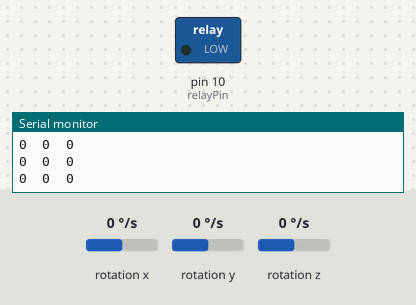
Recording of a sketch running on a simulated Arduino Uno, built with avr-gcc and run on an emulated ATmega328P. Parts: switched loads named in the sketch (green lamp = pin HIGH), the last lines printed to the serial monitor. Wiring (inferred from the names in the program): ITG-3200 gyroscope at I2C address 0x69. Inputs (shaded band) come from the test bench; at power-on: rotation x 0 °/s, rotation y 0 °/s, rotation z 0 °/s.

Above: at 1.2 s.
1.3 s: rotation x set to 12 °/s
2.8 s: rotation x set to 15 °/s
At 3.11 s:
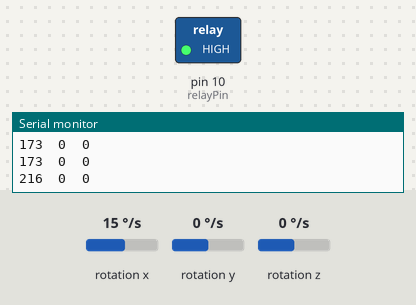
5.8 s: rotation y set to -2 °/s
8.8 s: rotation x set to -192 °/s
10.3 s: rotation x set to 100 °/s
At 10.65 s:
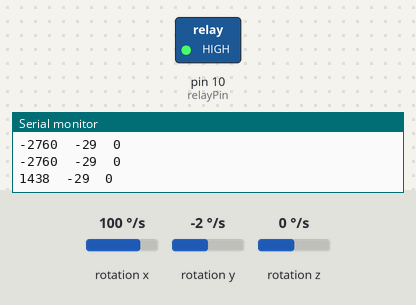
Timing chart, 0 to 14.3 s (numbered marks = the images above; inputs shaded):
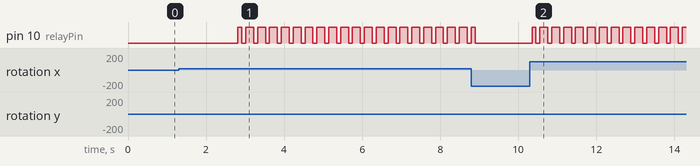

Measured:
- the behaviour switches between 13 and 14 °/s on rotation x (found by bisection; images 0 and 1)
- after the input at 2.8 s, pin 10 (relayPin): LOW → HIGH at once, then repeats every 0.30 s: LOW 0.10 s, HIGH 0.20 s
- after the input at 10.3 s, pin 10 (relayPin): LOW → HIGH after 0.06 s, then repeats every 0.30 s: LOW 0.10 s, HIGH 0.20 s

The sketch:

Sketch_Gyro_Relay.ino
```cpp
//The Wire library is used for I2C communication
#include <Wire.h>
//This is a list of registers in the ITG-3200. Registers are parameters that determine how the sensor will behave, or they can hold data that represent the
//sensors current status.
//To learn more about the registers on the ITG-3200, download and read the datasheet.
char WHO_AM_I = 0x00;
char SMPLRT_DIV= 0x15;
char DLPF_FS = 0x16;
char GYRO_XOUT_H = 0x1D;
char GYRO_XOUT_L = 0x1E;
char GYRO_YOUT_H = 0x1F;
char GYRO_YOUT_L = 0x20;
char GYRO_ZOUT_H = 0x21;
char GYRO_ZOUT_L = 0x22;

//This is a list of settings that can be loaded into the registers.
//DLPF, Full Scale Register Bits
//FS_SEL must be set to 3 for proper operation
//Set DLPF_CFG to 3 for 1kHz Fint and 42 Hz Low Pass Filter
char DLPF_CFG_0 = 1<<0;
char DLPF_CFG_1 = 1<<1;
char DLPF_CFG_2 = 1<<2;
char DLPF_FS_SEL_0 = 1<<3;
char DLPF_FS_SEL_1 = 1<<4;

//I2C devices each have an address. The address is defined in the datasheet for the device. The ITG-3200 breakout board can have different address depending on how
//the jumper on top of the board is configured. By default, the jumper is connected to the VDD pin. When the jumper is connected to the VDD pin the I2C address
//is 0x69.
char itgAddress = 0x69;
int relayPin = 10;
//In the setup section of the sketch the serial port will be configured, the i2c communication will be initialized, and the itg-3200 will be configured.
void setup()
{
  //Create a serial connection using a 9600bps baud rate.
  Serial.begin(9600);
  pinMode(relayPin, OUTPUT);
  //Initialize the I2C communication. This will set the Arduino up as the 'Master' device.
  Wire.begin();

  //Read the WHO_AM_I register and print the result
  char id=0;
  id = itgRead(itgAddress, 0x00);
  Serial.print("ID: ");
  Serial.println(id, HEX);

  //Configure the gyroscope
  //Set the gyroscope scale for the outputs to +/-2000 degrees per second
  itgWrite(itgAddress, DLPF_FS, (DLPF_FS_SEL_0|DLPF_FS_SEL_1|DLPF_CFG_0));
  //Set the sample rate to 100 hz
  itgWrite(itgAddress, SMPLRT_DIV, 9);
 int  x = readX();
 int  y = readY();
}
int x = 0;
int y = 0;
boolean isTilted = false;
//The loop section of the sketch will read the X,Y and Z output rates from the gyroscope and output them in the Serial Terminal
void loop()
{
  //Create variables to hold the output rates.
  int CurrentxRate, CurrentyRate, CurrentzRate;
  //Read the x,y and z output rates from the gyroscope.
  CurrentxRate = readX();
  CurrentyRate = readY();
  CurrentzRate = readZ();
  //Print the output rates to the terminal, seperated by a TAB character.
  if(CurrentxRate >= x + 200 || CurrentyRate >= y+200 || CurrentyRate < x - 200 ){
    isTilted = true;
    digitalWrite(relayPin, HIGH);
    delay(100);
    digitalWrite(relayPin, LOW);
    delay(100);
    digitalWrite(relayPin, HIGH);
  }
  else {
    digitalWrite(relayPin, LOW);
  }
  Serial.print(CurrentxRate);
  Serial.print('\t');
  Serial.print(CurrentyRate);
  Serial.print('\t');
  Serial.println(CurrentzRate);
  //Wait 10ms before reading the values again. (Remember, the output rate was set to 100hz and 1reading per 10ms = 100hz.)
  delay(100);
}

//This function will write a value to a register on the itg-3200.
//Parameters:
// char address: The I2C address of the sensor. For the ITG-3200 breakout the address is 0x69.
// char registerAddress: The address of the register on the sensor that should be written to.
// char data: The value to be written to the specified register.
void itgWrite(char address, char registerAddress, char data)
{
  //Initiate a communication sequence with the desired i2c device
  Wire.beginTransmission(address);
  //Tell the I2C address which register we are writing to
  Wire.write(registerAddress);
  //Send the value to write to the specified register
  Wire.write(data);
  //End the communication sequence
  Wire.endTransmission();
}

//This function will read the data from a specified register on the ITG-3200 and return the value.
//Parameters:
// char address: The I2C address of the sensor. For the ITG-3200 breakout the address is 0x69.
// char registerAddress: The address of the register on the sensor that should be read
//Return:
// unsigned char: The value currently residing in the specified register
unsigned char itgRead(char address, char registerAddress)
{
  //This variable will hold the contents read from the i2c device.
  unsigned char data=0;

  //Send the register address to be read.
  Wire.beginTransmission(address);
  //Send the Register Address
  Wire.write(registerAddress);
  //End the communication sequence.
  Wire.endTransmission();

  //Ask the I2C device for data
  Wire.beginTransmission(address);
  Wire.requestFrom(address, 1);

  //Wait for a response from the I2C device
  if(Wire.available()){
    //Save the data sent from the I2C device
    data = Wire.read();
  }
  //End the communication sequence.
  Wire.endTransmission();

  //Return the data read during the operation
  return data;
}

//This function is used to read the X-Axis rate of the gyroscope. The function returns the ADC value from the Gyroscope
//NOTE: This value is NOT in degrees per second.
//Usage: int xRate = readX();
int readX(void){
  int data=0;
  data = itgRead(itgAddress, GYRO_XOUT_H)<<8;
  data |= itgRead(itgAddress, GYRO_XOUT_L);

  return data;
}

//This function is used to read the Y-Axis rate of the gyroscope. The function returns the ADC value from the Gyroscope
//NOTE: This value is NOT in degrees per second.
//Usage: int yRate = readY();
int readY(void){
  int data=0;
  data = itgRead(itgAddress, GYRO_YOUT_H)<<8;
  data |= itgRead(itgAddress, GYRO_YOUT_L);

  return data;
}

//This function is used to read the Z-Axis rate of the gyroscope. The function returns the ADC value from the Gyroscope
//NOTE: This value is NOT in degrees per second.
//Usage: int zRate = readZ();
int readZ(void){
  int data=0;
  data = itgRead(itgAddress, GYRO_ZOUT_H)<<8;
  data |= itgRead(itgAddress, GYRO_ZOUT_L);

  return data;
}
```
